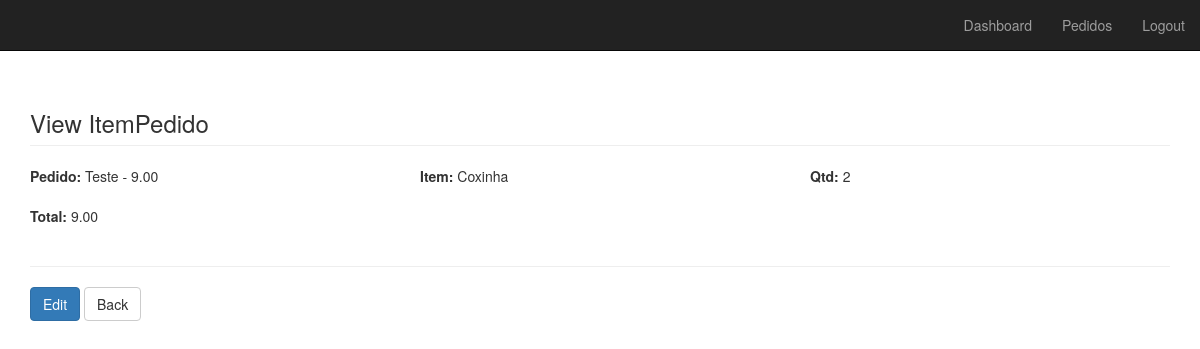
/itempedido/10/ (signed in), run on the app's committed database.
### app/models.py (models this page shows, shortened)
class TimeStamped(models.Model):
    class Meta:
        abstract = True
    created_at = models.DateTimeField(auto_now_add=True)
    published_at = models.DateTimeField(auto_now=True)

class ItemPedido(TimeStamped):
    pedido = models.ForeignKey(Pedido, blank=True, null=True, on_delete=models.CASCADE)
    item = models.ForeignKey(Item, blank=True, null=True, on_delete=models.CASCADE)
    qtd = models.IntegerField(blank=True, null=True, default=0)
    total = MoneyField(max_digits=14, decimal_places=2, default_currency='BRL', blank=True, null=True)

class Pedido(TimeStamped):
    cliente = models.CharField(max_length=255, blank=True, null=True, default='Cliente')
    total = MoneyField(max_digits=14, decimal_places=2, default_currency='BRL', blank=True, null=True)
    tipo_pgto = models.IntegerField(choices=TipoPagamento.choices,
                                    default=TipoPagamento.PIX)
    status = models.IntegerField(choices=StatusPedido.choices,
                                 default=StatusPedido.ABERTO)
    def __str__(self):
        return "%s - %s" % (self.cliente, str(self.total))

class Item(TimeStamped):
    tipo = models.ForeignKey(TipoItem, blank=True, null=True, on_delete=models.CASCADE)
    nome = models.CharField(max_length=255)
    img = models.URLField(blank=True, null=True)
    qtd_total = models.IntegerField(default=0, validators=[
        MaxValueValidator(500),
        MinValueValidator(0)
    ])
    qtd_inicial = models.IntegerField(default=0, validators=[
        MaxValueValidator(500),
        MinValueValidator(0)
    ])
    valor_custo = MoneyField(max_digits=14, decimal_places=2, default_currency='BRL', blank=True, null=True)
    valor_final = MoneyField(max_digits=14, decimal_places=2, default_currency='BRL')
    def __str__(self):
        return "%s" % self.nome

### app/views/item_pedido.py (the view)
class Detail(LoginRequiredMixin, ItemPedidoMixin, DetailView):
    login_url = '/admin/login/'
    model = ItemPedido
    template_name = 'itempedido/detail.html'
    context_object_name = 'itempedido'
    def get_context_data(self, **kwargs):
        context = super(Detail, self).get_context_data(**kwargs)
        return context

### app/mixins.py (called while the page is built)
    def get_context_data(self, **kwargs):
        context = super(ItemPedidoMixin, self).get_context_data(**kwargs)
        if self.model:
            context['model_name'] = self.model._meta.verbose_name.title()
            context['model_name_plural'] = self.model._meta.verbose_name_plural.title()
        return context

### app/templates/itempedido/detail.html (shortened to what this page needs)
{% extends 'base.html' %}
{% load static %}
{% load form_utils %}
{% block content %}
    <h3 class="page-header">View ItemPedido</h3>
    <div class="row">
        <div class="col-xs-4">
 <div class="form-group">
 <label>Pedido:</label>
{{ object.pedido }}
 </div>
 </div>
<div class="col-xs-4">
 <div class="form-group">
 <label>Item:</label>
{{ object.item }}
 </div>
 </div>
<div class="col-xs-4">
 <div class="form-group">
 <label>Qtd:</label>
{{ object.qtd }}
 </div>
 </div>
<div class="col-xs-4">
 <div class="form-group">
 <label>Total:</label>
{{ object.total }}
 </div>
 </div>
    </div>
    <hr/>
    <div id="actions" class="row">
        <div class="col-md-12">
            <a class="btn btn-primary" href="{% url 'ITEMPEDIDO_update' itempedido.pk %}">
                Edit
            </a>
            <a href="{% url 'ITEMPEDIDO_list' %}" class="btn btn-default">Back</a>
        </div>
    </div>
{% endblock %}

### data on the page
ItemPedido: pedido "Teste - 9.00", item "Coxinha", qtd "2", total "9.00"
